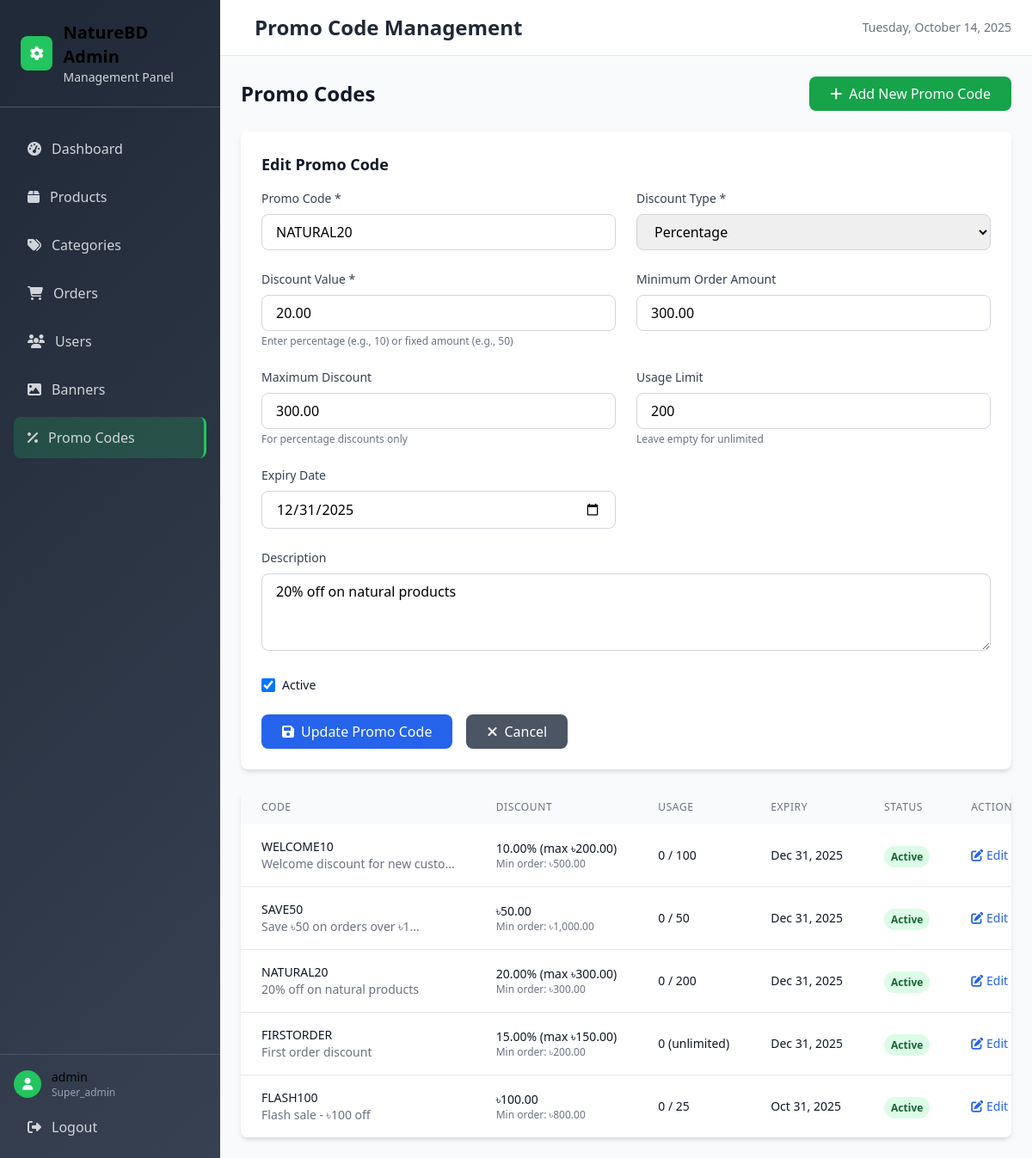
The app's page /admin/promo_codes.php?action=edit&id=3 (signed in) with its own data.
### tables this page shows
CREATE TABLE promo_codes (
    id INT AUTO_INCREMENT PRIMARY KEY,
    code VARCHAR(50) UNIQUE NOT NULL,
    description TEXT,
    discount_type ENUM('percentage', 'fixed') NOT NULL,
    discount_value DECIMAL(10,2) NOT NULL,
    min_order_amount DECIMAL(10,2) DEFAULT 0,
    max_discount DECIMAL(10,2) DEFAULT NULL,
    usage_limit INT DEFAULT NULL,
    used_count INT DEFAULT 0,
    is_active BOOLEAN DEFAULT TRUE,
    expiry_date DATE DEFAULT NULL,
    created_at TIMESTAMP DEFAULT CURRENT_TIMESTAMP,
    updated_at TIMESTAMP DEFAULT CURRENT_TIMESTAMP ON UPDATE CURRENT_TIMESTAMP
);

### admin/promo_codes.php (the view, shortened to what this page needs)
<?php
include 'includes/header.php';
$promo_codes = $conn->query("SELECT * FROM promo_codes ORDER BY created_at DESC")->fetch_all(MYSQLI_ASSOC);
$edit_promo = null;
if (isset($_GET['action']) && $_GET['action'] === 'edit' && isset($_GET['id'])) {
    $id = (int)$_GET['id'];
    $stmt = $conn->prepare("SELECT * FROM promo_codes WHERE id = ?");
    $stmt->bind_param("i", $id);
    $stmt->execute();
    $edit_promo = $stmt->get_result()->fetch_assoc();
}
?>
<div class="flex justify-between items-center mb-6">
    <h2 class="text-2xl font-bold text-gray-900">Promo Codes</h2>
    <a href="?action=add" class="px-6 py-2 bg-green-600 text-white rounded-lg hover:bg-green-700 transition-colors">
        <i class="fas fa-plus mr-2"></i>Add New Promo Code
    </a>
</div>
<?php if (isset($_GET['action']) && ($_GET['action'] === 'add' || $_GET['action'] === 'edit')): ?>
    <div class="bg-white rounded-lg shadow-md p-6 mb-6">
        <h3 class="text-lg font-semibold text-gray-900 mb-4">
            <?php echo $_GET['action'] === 'add' ? 'Add New Promo Code' : 'Edit Promo Code'; ?>
        </h3>
        <form method="POST">
            <div class="grid grid-cols-1 md:grid-cols-2 gap-6">
                <div>
                    <label class="block text-sm font-medium text-gray-700 mb-2">Promo Code *</label>
                    <input type="text" name="code" required value="<?php echo $edit_promo ? htmlspecialchars($edit_promo['code']) : ''; ?>" class="w-full px-4 py-2 border border-gray-300 rounded-lg focus:ring-2 focus:ring-blue-500 focus:border-transparent" placeholder="SUMMER2024">
                </div>
                <div>
                    <label class="block text-sm font-medium text-gray-700 mb-2">Discount Type *</label>
                    <select name="discount_type" required class="w-full px-4 py-2 border border-gray-300 rounded-lg focus:ring-2 focus:ring-blue-500 focus:border-transparent">
                        <option value="percentage" <?php echo $edit_promo && $edit_promo['discount_type'] === 'percentage' ? 'selected' : ''; ?>>Percentage</option>
                    </select>
                </div>
                <div>
                    <label class="block text-sm font-medium text-gray-700 mb-2">Discount Value *</label>
                    <input type="number" name="discount_value" step="0.01" required value="<?php echo $edit_promo ? $edit_promo['discount_value'] : ''; ?>" class="w-full px-4 py-2 border border-gray-300 rounded-lg focus:ring-2 focus:ring-blue-500 focus:border-transparent">
                    <p class="text-xs text-gray-500 mt-1">Enter percentage (e.g., 10) or fixed amount (e.g., 50)</p>
                </div>
                <div>
                    <label class="block text-sm font-medium text-gray-700 mb-2">Minimum Order Amount</label>
                    <input type="number" name="min_order_amount" step="0.01" value="<?php echo $edit_promo ? $edit_promo['min_order_amount'] : '0'; ?>" class="w-full px-4 py-2 border border-gray-300 rounded-lg focus:ring-2 focus:ring-blue-500 focus:border-transparent">
                </div>
                <div>
                    <label class="block text-sm font-medium text-gray-700 mb-2">Maximum Discount</label>
                    <input type="number" name="max_discount" step="0.01" value="<?php echo $edit_promo && $edit_promo['max_discount'] ? $edit_promo['max_discount'] : ''; ?>" class="w-full px-4 py-2 border border-gray-300 rounded-lg focus:ring-2 focus:ring-blue-500 focus:border-transparent">
                    <p class="text-xs text-gray-500 mt-1">For percentage discounts only</p>
                </div>
                <div>
                    <label class="block text-sm font-medium text-gray-700 mb-2">Usage Limit</label>
                    <input type="number" name="usage_limit" value="<?php echo $edit_promo && $edit_promo['usage_limit'] ? $edit_promo['usage_limit'] : ''; ?>" class="w-full px-4 py-2 border border-gray-300 rounded-lg focus:ring-2 focus:ring-blue-500 focus:border-transparent">
                    <p class="text-xs text-gray-500 mt-1">Leave empty for unlimited</p>
                </div>
                <div>
                    <label class="block text-sm font-medium text-gray-700 mb-2">Expiry Date</label>
                    <input type="date" name="expiry_date" value="<?php echo $edit_promo && $edit_promo['expiry_date'] ? $edit_promo['expiry_date'] : ''; ?>" class="w-full px-4 py-2 border border-gray-300 rounded-lg focus:ring-2 focus:ring-blue-500 focus:border-transparent">
                </div>
                <div class="md:col-span-2">
                    <label class="block text-sm font-medium text-gray-700 mb-2">Description</label>
                    <textarea name="description" rows="3" class="w-full px-4 py-2 border border-gray-300 rounded-lg focus:ring-2 focus:ring-blue-500 focus:border-transparent"><?php echo $edit_promo ? htmlspecialchars($edit_promo['description']) : ''; ?></textarea>
                </div>
                <div class="flex items-center">
                    <input type="checkbox" name="is_active" id="is_active" <?php echo !$edit_promo || $edit_promo['is_active'] ? 'checked' : ''; ?> class="h-4 w-4 text-blue-600 focus:ring-blue-500 border-gray-300 rounded">
                    <label for="is_active" class="ml-2 block text-sm text-gray-900">Active</label>
                </div>
            </div>
            <div class="mt-6 flex gap-4">
                <button type="submit" class="px-6 py-2 bg-blue-600 text-white rounded-lg hover:bg-blue-700 transition-colors">
                    <i class="fas fa-save mr-2"></i><?php echo $_GET['action'] === 'add' ? 'Add Promo Code' : 'Update Promo Code'; ?>
                </button>
                <a href="promo_codes.php" class="px-6 py-2 bg-gray-600 text-white rounded-lg hover:bg-gray-700 transition-colors">
                    <i class="fas fa-times mr-2"></i>Cancel
                </a>
            </div>
        </form>
    </div>
<?php endif; ?>
<div class="bg-white rounded-lg shadow-md overflow-hidden">
    <div class="overflow-x-auto">
        <table class="w-full">
            <thead class="bg-gray-50">
                <tr>
                    <th class="px-6 py-3 text-left text-xs font-medium text-gray-500 uppercase tracking-wider">Code</th>
                    <th class="px-6 py-3 text-left text-xs font-medium text-gray-500 uppercase tracking-wider">Discount</th>
                    <th class="px-6 py-3 text-left text-xs font-medium text-gray-500 uppercase tracking-wider">Usage</th>
                    <th class="px-6 py-3 text-left text-xs font-medium text-gray-500 uppercase tracking-wider">Expiry</th>
                    <th class="px-6 py-3 text-left text-xs font-medium text-gray-500 uppercase tracking-wider">Status</th>
                    <th class="px-6 py-3 text-left text-xs font-medium text-gray-500 uppercase tracking-wider">Actions</th>
                </tr>
            </thead>
            <tbody class="bg-white divide-y divide-gray-200">
                <?php if (empty($promo_codes)): ?>
                    <tr>
                        <td colspan="6" class="px-6 py-4 text-center text-gray-500">No promo codes found</td>
                    </tr>
                <?php else: ?>
                    <?php foreach ($promo_codes as $promo): ?>
                        <tr class="hover:bg-gray-50">
                            <td class="px-6 py-4 whitespace-nowrap">
                                <div class="text-sm font-medium text-gray-900"><?php echo htmlspecialchars($promo['code']); ?></div>
                                <div class="text-sm text-gray-500"><?php echo htmlspecialchars(substr($promo['description'], 0, 30)) . (strlen($promo['description']) > 30 ? '...' : ''); ?></div>
                            </td>
                            <td class="px-6 py-4 whitespace-nowrap text-sm text-gray-900">
                                <?php
                                if ($promo['discount_type'] === 'percentage') {
                                    echo $promo['discount_value'] . '%';
                                    if ($promo['max_discount']) {
                                        echo ' (max ৳' . number_format($promo['max_discount'], 2) . ')';
                                    }
                                } else {
                                    echo '৳' . number_format($promo['discount_value'], 2);
                                }
                                ?>
                                <div class="text-xs text-gray-500">Min order: ৳<?php echo number_format($promo['min_order_amount'], 2); ?></div>
                            </td>
                            <td class="px-6 py-4 whitespace-nowrap text-sm text-gray-900">
                                <?php echo $promo['used_count']; ?>
                                <?php if ($promo['usage_limit']): ?>
                                    / <?php echo $promo['usage_limit']; ?>
                                <?php else: ?>
                                    (unlimited)
                                <?php endif; ?>
                            </td>
                            <td class="px-6 py-4 whitespace-nowrap text-sm text-gray-500">
                                <?php
                                if ($promo['expiry_date']) {
                                    $expiry = strtotime($promo['expiry_date']);
                                    $is_expired = $expiry < time();
                                    echo '<span class="' . ($is_expired ? 'text-red-600' : 'text-gray-900') . '">' . date('M j, Y', $expiry) . '</span>';
                                } else {
                                    echo 'No expiry';
                                }
                                ?>
                            </td>
                            <td class="px-6 py-4 whitespace-nowrap">
                                <?php
                                $is_expired = $promo['expiry_date'] && strtotime($promo['expiry_date']) < time();
                                $is_limit_reached = $promo['usage_limit'] && $promo['used_count'] >= $promo['usage_limit'];
                                $status = $promo['is_active'] && !$is_expired && !$is_limit_reached ? 'active' : 'inactive';
                                ?>
                                <span class="px-2 py-1 text-xs font-semibold rounded-full <?php echo $status === 'active' ? 'text-green-800 bg-green-100' : 'text-red-800 bg-red-100'; ?>">
                                    <?php echo ucfirst($status); ?>
                                </span>
                            </td>
                            <td class="px-6 py-4 whitespace-nowrap text-sm font-medium">
                                <div class="flex space-x-2">
                                    <a href="?action=edit&id=<?php echo $promo['id']; ?>" class="text-blue-600 hover:text-blue-900">
                                        <i class="fas fa-edit"></i> Edit
                                    </a>
                                </div>
                            </td>
                        </tr>
                    <?php endforeach; ?>
                <?php endif; ?>
            </tbody>
        </table>
    </div>
</div>
<?php include 'includes/footer.php'; ?>

### admin/css/admin.css (style rules this page uses)
html, body { height: 100%; }
@media (min-width: 769px) { html, body { overflow: hidden; } }

### records on screen
promo_codes: code "NATURAL20", discount_type "Percentage", discount_value "20.00", min_order_amount "300.00", max_discount "300.00", usage_limit "200", expiry_date "12/31/2025", description "20% off on natural products", is_active "☑", used_count "0", expiry_date "Dec 31, 2025"
promo_codes: code "WELCOME10", description "Welcome discount for new custo", discount_value "10.00", max_discount "200.00", min_order_amount "500.00", used_count "0", usage_limit "100", expiry_date "Dec 31, 2025"
promo_codes: code "SAVE50", description "Save ৳50 on orders over ৳1", discount_value "50.00", min_order_amount "1,000.00", used_count "0", usage_limit "50", expiry_date "Dec 31, 2025"
promo_codes: code "FIRSTORDER", description "First order discount", discount_value "15.00", max_discount "150.00", min_order_amount "200.00", used_count "0", shows "(unlimited)", expiry_date "Dec 31, 2025"
promo_codes: code "FLASH100", description "Flash sale - ৳100 off", discount_value "100.00", min_order_amount "800.00", used_count "0", usage_limit "25", expiry_date "Oct 31, 2025"

### other values on screen
$_SESSION['admin_username'] "admin"
$_SESSION['admin_role'] "Super_admin"
$page_title "Promo Code Management"
